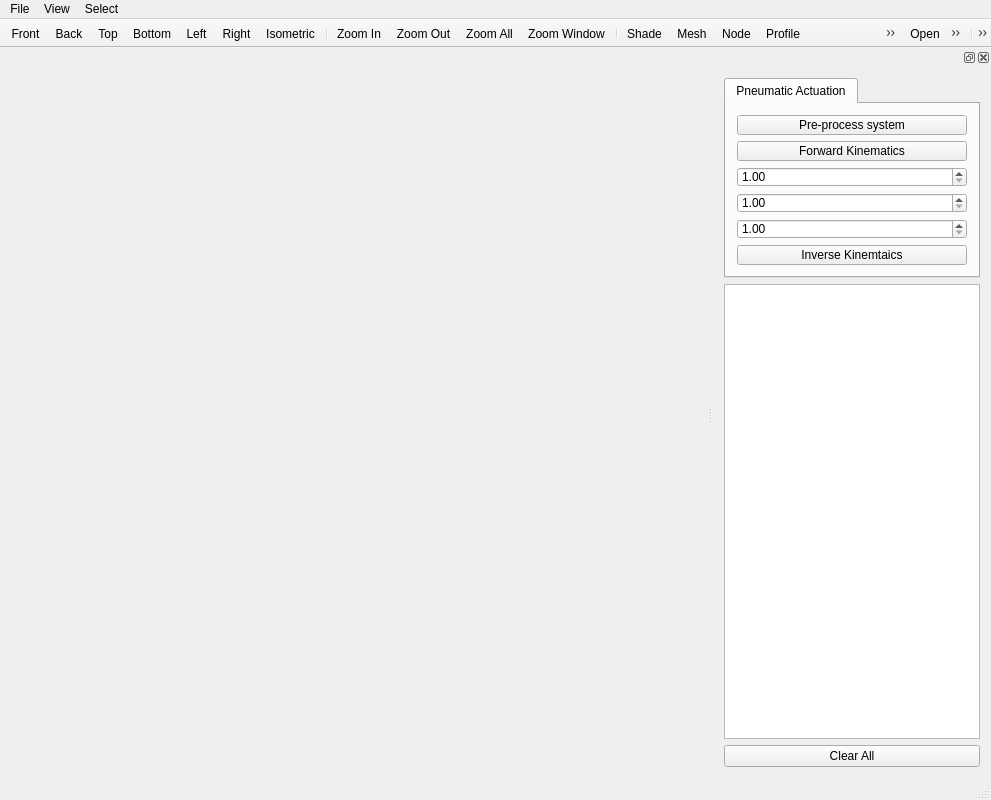
<?xml version="1.0" encoding="UTF-8"?>
<ui version="4.0">
 <class>MainWindow</class>
 <widget class="QMainWindow" name="MainWindow">
  <property name="geometry">
   <rect>
    <x>0</x>
    <y>0</y>
    <width>991</width>
    <height>800</height>
   </rect>
  </property>
  <property name="mouseTracking">
   <bool>true</bool>
  </property>
  <property name="focusPolicy">
   <enum>Qt::StrongFocus</enum>
  </property>
  <property name="acceptDrops">
   <bool>true</bool>
  </property>
  <property name="windowTitle">
   <string>MainWindow</string>
  </property>
  <widget class="QWidget" name="centralWidget">
   <property name="mouseTracking">
    <bool>true</bool>
   </property>
   <property name="acceptDrops">
    <bool>true</bool>
   </property>
   <layout class="QHBoxLayout" name="horizontalLayout"/>
  </widget>
  <widget class="QToolBar" name="navigationToolBar">
   <property name="windowTitle">
    <string>navigationToolBar</string>
   </property>
   <property name="movable">
    <bool>false</bool>
   </property>
   <property name="iconSize">
    <size>
     <width>25</width>
     <height>25</height>
    </size>
   </property>
   <property name="floatable">
    <bool>false</bool>
   </property>
   <attribute name="toolBarArea">
    <enum>TopToolBarArea</enum>
   </attribute>
   <attribute name="toolBarBreak">
    <bool>false</bool>
   </attribute>
   <addaction name="actionFront"/>
   <addaction name="actionBack"/>
   <addaction name="actionTop"/>
   <addaction name="actionBottom"/>
   <addaction name="actionLeft"/>
   <addaction name="actionRight"/>
   <addaction name="actionIsometric"/>
   <addaction name="separator"/>
   <addaction name="actionZoom_In"/>
   <addaction name="actionZoom_Out"/>
   <addaction name="actionZoom_All"/>
   <addaction name="actionZoom_Window"/>
   <addaction name="separator"/>
   <addaction name="actionShade"/>
   <addaction name="actionMesh"/>
   <addaction name="actionNode"/>
   <addaction name="actionProfile"/>
   <addaction name="actionFaceNormal"/>
   <addaction name="actionNodeNormal"/>
  </widget>
  <widget class="QToolBar" name="toolBar">
   <property name="windowTitle">
    <string>toolBar</string>
   </property>
   <property name="movable">
    <bool>false</bool>
   </property>
   <property name="floatable">
    <bool>false</bool>
   </property>
   <attribute name="toolBarArea">
    <enum>TopToolBarArea</enum>
   </attribute>
   <attribute name="toolBarBreak">
    <bool>false</bool>
   </attribute>
   <addaction name="actionOpen"/>
   <addaction name="actionSave"/>
   <addaction name="separator"/>
  </widget>
  <widget class="QStatusBar" name="statusBar"/>
  <widget class="QToolBar" name="selectionToolBar">
   <property name="windowTitle">
    <string>selectionToolBar</string>
   </property>
   <property name="movable">
    <bool>false</bool>
   </property>
   <property name="iconSize">
    <size>
     <width>25</width>
     <height>25</height>
    </size>
   </property>
   <property name="floatable">
    <bool>false</bool>
   </property>
   <attribute name="toolBarArea">
    <enum>TopToolBarArea</enum>
   </attribute>
   <attribute name="toolBarBreak">
    <bool>false</bool>
   </attribute>
   <addaction name="separator"/>
   <addaction name="actionSelectNode"/>
   <addaction name="actionSelectEdge"/>
   <addaction name="actionSelectFace"/>
  </widget>
  <widget class="QDockWidget" name="dockWidget">
   <property name="sizePolicy">
    <sizepolicy hsizetype="Minimum" vsizetype="Maximum">
     <horstretch>0</horstretch>
     <verstretch>0</verstretch>
    </sizepolicy>
   </property>
   <attribute name="dockWidgetArea">
    <number>2</number>
   </attribute>
   <widget class="QWidget" name="dockWidgetContents">
    <property name="layoutDirection">
     <enum>Qt::LeftToRight</enum>
    </property>
    <layout class="QVBoxLayout" name="verticalLayout">
     <item>
      <widget class="QTabWidget" name="tabWidget">
       <property name="maximumSize">
        <size>
         <width>16777215</width>
         <height>200</height>
        </size>
       </property>
       <property name="currentIndex">
        <number>0</number>
       </property>
       <property name="iconSize">
        <size>
         <width>16</width>
         <height>16</height>
        </size>
       </property>
       <widget class="QWidget" name="tab">
        <attribute name="title">
         <string>Pneumatic Actuation</string>
        </attribute>
        <layout class="QVBoxLayout" name="verticalLayout_2">
         <item>
          <widget class="QPushButton" name="pushButton_soroPreprocess">
           <property name="text">
            <string>Pre-process system</string>
           </property>
          </widget>
         </item>
         <item>
          <widget class="QPushButton" name="pushButton_runFK">
           <property name="text">
            <string>Forward Kinematics</string>
           </property>
          </widget>
         </item>
         <item>
          <widget class="QDoubleSpinBox" name="doubleSpinBox_A1">
           <property name="minimum">
            <double>1.000000000000000</double>
           </property>
           <property name="maximum">
            <double>3.500000000000000</double>
           </property>
          </widget>
         </item>
         <item>
          <widget class="QDoubleSpinBox" name="doubleSpinBox_A2">
           <property name="minimum">
            <double>1.000000000000000</double>
           </property>
           <property name="maximum">
            <double>3.500000000000000</double>
           </property>
          </widget>
         </item>
         <item>
          <widget class="QDoubleSpinBox" name="doubleSpinBox_A3">
           <property name="minimum">
            <double>1.000000000000000</double>
           </property>
           <property name="maximum">
            <double>3.500000000000000</double>
           </property>
          </widget>
         </item>
         <item>
          <widget class="QPushButton" name="pushButton_runIK">
           <property name="text">
            <string>Inverse Kinemtaics</string>
           </property>
          </widget>
         </item>
        </layout>
       </widget>
      </widget>
     </item>
     <item>
      <widget class="QTreeView" name="treeView">
       <property name="enabled">
        <bool>true</bool>
       </property>
       <property name="showDropIndicator" stdset="0">
        <bool>true</bool>
       </property>
       <property name="indentation">
        <number>5</number>
       </property>
       <attribute name="headerVisible">
        <bool>false</bool>
       </attribute>
      </widget>
     </item>
     <item>
      <widget class="QPushButton" name="pushButton_clearAll">
       <property name="text">
        <string>Clear All</string>
       </property>
      </widget>
     </item>
    </layout>
   </widget>
  </widget>
  <widget class="QMenuBar" name="menuBar">
   <property name="geometry">
    <rect>
     <x>0</x>
     <y>0</y>
     <width>991</width>
     <height>18</height>
    </rect>
   </property>
   <property name="layoutDirection">
    <enum>Qt::LeftToRight</enum>
   </property>
   <widget class="QMenu" name="menuFile">
    <property name="title">
     <string>File</string>
    </property>
    <addaction name="actionOpen"/>
    <addaction name="actionSave"/>
   </widget>
   <widget class="QMenu" name="menuView">
    <property name="title">
     <string>View</string>
    </property>
    <addaction name="actionFront"/>
    <addaction name="actionBack"/>
    <addaction name="actionTop"/>
    <addaction name="actionBottom"/>
    <addaction name="actionLeft"/>
    <addaction name="actionRight"/>
    <addaction name="actionIsometric"/>
    <addaction name="separator"/>
    <addaction name="actionZoom_In"/>
    <addaction name="actionZoom_Out"/>
    <addaction name="actionZoom_All"/>
    <addaction name="actionZoom_Window"/>
    <addaction name="separator"/>
    <addaction name="actionShade"/>
    <addaction name="actionMesh"/>
    <addaction name="actionNode"/>
    <addaction name="actionProfile"/>
    <addaction name="separator"/>
    <addaction name="actionShifttoOrigin"/>
   </widget>
   <widget class="QMenu" name="menuSelect">
    <property name="title">
     <string>Select</string>
    </property>
    <addaction name="actionSelectNode"/>
    <addaction name="actionSelectEdge"/>
    <addaction name="actionSelectFace"/>
   </widget>
   <addaction name="menuFile"/>
   <addaction name="menuView"/>
   <addaction name="menuSelect"/>
  </widget>
  <action name="actionOpen">
   <property name="icon">
    <iconset resource="ShapeLab.qrc">
     <normaloff>:/resource/Open Folder.png</normaloff>:/resource/Open Folder.png</iconset>
   </property>
   <property name="text">
    <string>Open</string>
   </property>
  </action>
  <action name="actionFront">
   <property name="checkable">
    <bool>false</bool>
   </property>
   <property name="icon">
    <iconset resource="ShapeLab.qrc">
     <normaloff>:/resource/Front View.png</normaloff>:/resource/Front View.png</iconset>
   </property>
   <property name="text">
    <string>Front</string>
   </property>
  </action>
  <action name="actionBack">
   <property name="checkable">
    <bool>false</bool>
   </property>
   <property name="icon">
    <iconset resource="ShapeLab.qrc">
     <normaloff>:/resource/Back View.png</normaloff>:/resource/Back View.png</iconset>
   </property>
   <property name="text">
    <string>Back</string>
   </property>
  </action>
  <action name="actionTop">
   <property name="checkable">
    <bool>false</bool>
   </property>
   <property name="icon">
    <iconset resource="ShapeLab.qrc">
     <normaloff>:/resource/Top View.png</normaloff>:/resource/Top View.png</iconset>
   </property>
   <property name="text">
    <string>Top</string>
   </property>
  </action>
  <action name="actionBottom">
   <property name="checkable">
    <bool>false</bool>
   </property>
   <property name="icon">
    <iconset resource="ShapeLab.qrc">
     <normaloff>:/resource/Bottom View.png</normaloff>:/resource/Bottom View.png</iconset>
   </property>
   <property name="text">
    <string>Bottom</string>
   </property>
  </action>
  <action name="actionLeft">
   <property name="icon">
    <iconset resource="ShapeLab.qrc">
     <normaloff>:/resource/Left View.png</normaloff>:/resource/Left View.png</iconset>
   </property>
   <property name="text">
    <string>Left</string>
   </property>
  </action>
  <action name="actionRight">
   <property name="icon">
    <iconset resource="ShapeLab.qrc">
     <normaloff>:/resource/Right View.png</normaloff>:/resource/Right View.png</iconset>
   </property>
   <property name="text">
    <string>Right</string>
   </property>
  </action>
  <action name="actionIsometric">
   <property name="icon">
    <iconset resource="ShapeLab.qrc">
     <normaloff>:/resource/Isometric View.png</normaloff>:/resource/Isometric View.png</iconset>
   </property>
   <property name="text">
    <string>Isometric</string>
   </property>
  </action>
  <action name="actionZoom_In">
   <property name="icon">
    <iconset resource="ShapeLab.qrc">
     <normaloff>:/resource/Zoom In.png</normaloff>:/resource/Zoom In.png</iconset>
   </property>
   <property name="text">
    <string>Zoom In</string>
   </property>
  </action>
  <action name="actionZoom_Out">
   <property name="icon">
    <iconset resource="ShapeLab.qrc">
     <normaloff>:/resource/Zoom Out.png</normaloff>:/resource/Zoom Out.png</iconset>
   </property>
   <property name="text">
    <string>Zoom Out</string>
   </property>
  </action>
  <action name="actionZoom_All">
   <property name="icon">
    <iconset resource="ShapeLab.qrc">
     <normaloff>:/resource/Zoom All.png</normaloff>:/resource/Zoom All.png</iconset>
   </property>
   <property name="text">
    <string>Zoom All</string>
   </property>
  </action>
  <action name="actionZoom_Window">
   <property name="icon">
    <iconset resource="ShapeLab.qrc">
     <normaloff>:/resource/Zoom Window.png</normaloff>:/resource/Zoom Window.png</iconset>
   </property>
   <property name="text">
    <string>Zoom Window</string>
   </property>
  </action>
  <action name="actionShade">
   <property name="checkable">
    <bool>true</bool>
   </property>
   <property name="icon">
    <iconset resource="ShapeLab.qrc">
     <normaloff>:/resource/Shade.png</normaloff>:/resource/Shade.png</iconset>
   </property>
   <property name="text">
    <string>Shade</string>
   </property>
  </action>
  <action name="actionMesh">
   <property name="checkable">
    <bool>true</bool>
   </property>
   <property name="icon">
    <iconset resource="ShapeLab.qrc">
     <normaloff>:/resource/Mesh.png</normaloff>:/resource/Mesh.png</iconset>
   </property>
   <property name="text">
    <string>Mesh</string>
   </property>
  </action>
  <action name="actionNode">
   <property name="checkable">
    <bool>true</bool>
   </property>
   <property name="icon">
    <iconset resource="ShapeLab.qrc">
     <normaloff>:/resource/Node.png</normaloff>:/resource/Node.png</iconset>
   </property>
   <property name="text">
    <string>Node</string>
   </property>
  </action>
  <action name="actionSave">
   <property name="icon">
    <iconset resource="ShapeLab.qrc">
     <normaloff>:/resource/Save as.png</normaloff>:/resource/Save as.png</iconset>
   </property>
   <property name="text">
    <string>Save</string>
   </property>
  </action>
  <action name="actionSelectNode">
   <property name="icon">
    <iconset resource="ShapeLab.qrc">
     <normaloff>:/resource/selectNode.png</normaloff>:/resource/selectNode.png</iconset>
   </property>
   <property name="text">
    <string>Node</string>
   </property>
  </action>
  <action name="actionSelectFace">
   <property name="icon">
    <iconset resource="ShapeLab.qrc">
     <normaloff>:/resource/selectFace.png</normaloff>:/resource/selectFace.png</iconset>
   </property>
   <property name="text">
    <string>Face</string>
   </property>
  </action>
  <action name="actionShifttoOrigin">
   <property name="text">
    <string>Shift to Origin</string>
   </property>
  </action>
  <action name="actionProfile">
   <property name="checkable">
    <bool>true</bool>
   </property>
   <property name="icon">
    <iconset resource="ShapeLab.qrc">
     <normaloff>:/resource/Profile.png</normaloff>:/resource/Profile.png</iconset>
   </property>
   <property name="text">
    <string>Profile</string>
   </property>
  </action>
  <action name="actionFaceNormal">
   <property name="checkable">
    <bool>true</bool>
   </property>
   <property name="icon">
    <iconset resource="ShapeLab.qrc">
     <normaloff>:/resource/FaceNormal.png</normaloff>:/resource/FaceNormal.png</iconset>
   </property>
   <property name="text">
    <string>FaceNormal</string>
   </property>
  </action>
  <action name="actionNodeNormal">
   <property name="checkable">
    <bool>true</bool>
   </property>
   <property name="icon">
    <iconset resource="ShapeLab.qrc">
     <normaloff>:/resource/NodeNormal.png</normaloff>:/resource/NodeNormal.png</iconset>
   </property>
   <property name="text">
    <string>NodeNormal</string>
   </property>
  </action>
  <action name="actionSelectEdge">
   <property name="icon">
    <iconset resource="ShapeLab.qrc">
     <normaloff>:/resource/selectEdge.png</normaloff>:/resource/selectEdge.png</iconset>
   </property>
   <property name="text">
    <string>Edge</string>
   </property>
  </action>
  <action name="actionGenerate">
   <property name="text">
    <string>Generate</string>
   </property>
  </action>
  <action name="actionTest_1">
   <property name="text">
    <string>Test_1</string>
   </property>
  </action>
 </widget>
 <layoutdefault spacing="6" margin="11"/>
 <resources>
  <include location="ShapeLab.qrc"/>
 </resources>
 <connections/>
</ui>
